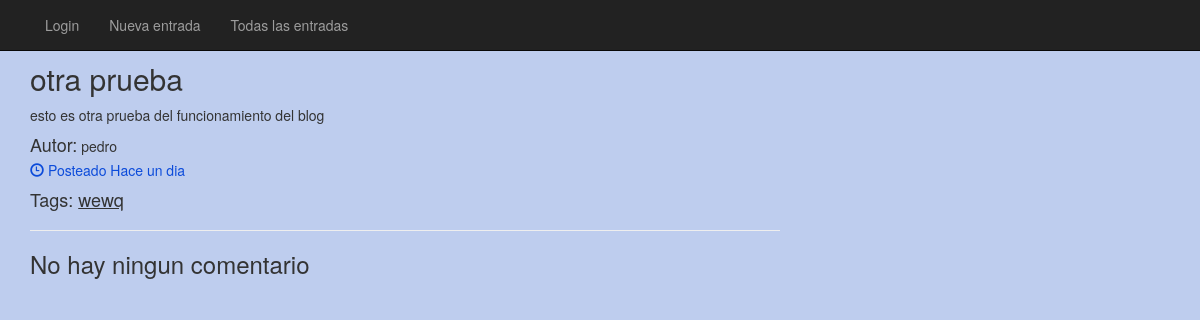
Screenshot of /blog/view/11 with the database file from the repository.
### tables this page shows
CREATE TABLE IF NOT EXISTS `entries` (
  `id` int(11) NOT NULL,
  `permalink` varchar(100) NOT NULL,
  `author` varchar(50) NOT NULL,
  `title` varchar(100) NOT NULL,
  `content` text NOT NULL,
  `date` datetime NOT NULL,
  `tags` text NOT NULL
);

### application/controllers/blog.php (called while the page is built, shortened)
<?php if ( ! defined('BASEPATH')) exit('No direct script access allowed');
class Blog extends CI_Controller {
    	public function __construct(){
    		$this->load->model('blog_model');
    	}
        public function view(){
                $entry_id = $this->uri->segment(3);
                $data['entry'] = $this->blog_model->getEntry($entry_id);
                $data['comments'] = $this->blog_model->getComments($entry_id);
                $this->load->view('view_entry', $data);
        }
}

### index.php (called while the page is built, shortened)
<?php
require_once BASEPATH.'core/CodeIgniter.php';

### application/models/blog_model.php (called while the page is built, shortened)
    <?php if ( ! defined('BASEPATH')) exit('No direct script access allowed');
    class Blog_model extends CI_Model {
            public function getEntry($id){
                    $this->db->where('id', $id);
                    return $this->db->get('entries')->row();
            }
            public function getComments($id){
                    $this->db->where('id_blog', $id);
                    return $this->db->get('comments')->result();
            }
    }
?>

### application/views/view_entry.php (the view, shortened to what this page needs)
<!DOCTYPE html>
<html lang="en">
<head>
	<link rel="stylesheet" href="<?=base_url()?>bootstrap/css/bootstrap.min.css">
</head>
<body style="background-color:#becdee">
<?php include('menu.php');?>
<div class="container" style="margin-top:3em">
 <div class="row">
   <div class="col-lg-8">
			<h2><?=$entry->title?></h2>
			<p><?=$entry->content?></p>
		    <h4 style="display:inline-block" class="media-heading">Autor:</h4> <?=$entry->author?><br />
			<p style="color:#0c4bda"><span class="glyphicon glyphicon-time"></span> Posteado  <?=convertDateTimetoTimeAgo($entry->date)?></p>
			<h4>Tags: <?=tags($entry->tags)?></h4><hr />
			<?php
				if(!empty($comments)){
					echo '<h3 style="text-align:center">Comentarios</h3>';
					foreach($comments as $comment)
						echo
							'<h4 style="display:inline-block"  class="media-heading">Autor:</h4><p>'.$comment->author.'</p>
							<p style="font-style: italic ">'.$comment->comment.'</p>
							<small style="color:#3f76f1"><span class="glyphicon glyphicon-time"></span> Posteado '.convertDateTimetoTimeAgo($comment->date).'</small><br><br>';
				}
				else
					echo '<h3>No hay ningun comentario</h3>';
			?>
   </div>
  </div>
</div>
</body>
</html>

### rows the page displays
entries: title "otra prueba", content "esto es otra prueba del funcionamiento del blog", author "pedro", tags "wewq"

### other values shown
anchor(base_url()."users/signin/","Login") "Login"
anchor(base_url()."blog/entry/", "Nueva entrada") "Nueva entrada"
anchor(base_url(), "Todas las entradas") "Todas las entradas"
